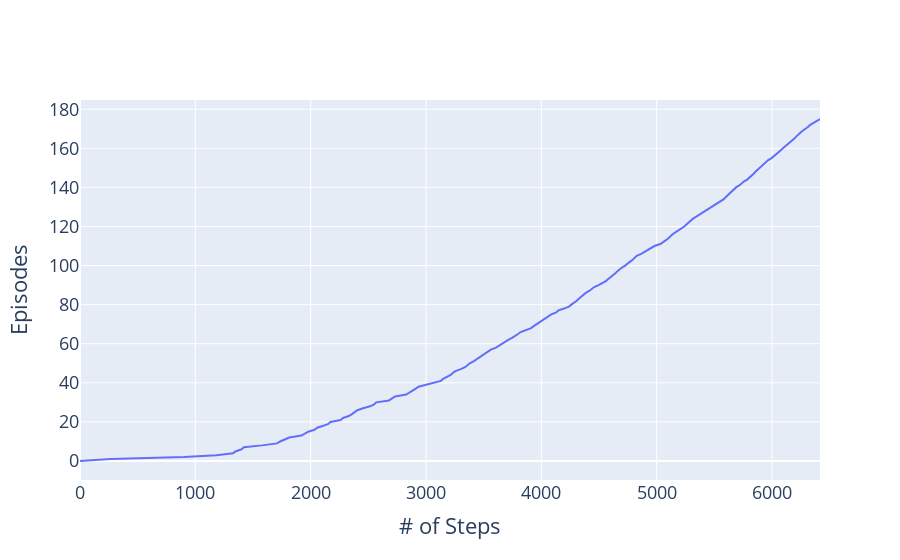

Source (notebook cell):
### Markdown cell above
I found the best results to be when:

$$\alpha = 0.5$$
$$\gamma = 0.9$$
$$\epsilon = 0.1$$

### Code cell
wg = WindyGridworld()

execution_time, iteration_num = wg.SARSA(episodes=175, alpha=0.5, gamma=0.9, epsilon=.1, epsilon_decay=0)

print(f"SARSA took {round(execution_time, 3)}s")

fig = go.Figure()
fig.add_trace(go.Scatter(x=iteration_num, y=list(range(500))))
fig.update_layout(xaxis_title="# of Steps", yaxis_title='Episodes', font=dict(size=18))

### Figure 1 — Plotly figure (JSON) as saved in the notebook; plotly's stock layout.template omitted (floating-point values rounded to 4 significant figures; data arrays with more than 128 entries replaced by an {"elided": "..."} marker saying what was removed)
{"data": [{"type": "scatter", "x": {"elided": "176 int values"}, "y": {"elided": "500 int values"}}], "layout": {"autosize": true, "font": {"size": 18}, "xaxis": {"autorange": true, "range": [0, 6416], "title": {"text": "# of Steps"}, "type": "linear"}, "yaxis": {"autorange": true, "range": [-9.722, 184.7], "title": {"text": "Episodes"}, "type": "linear"}}}
